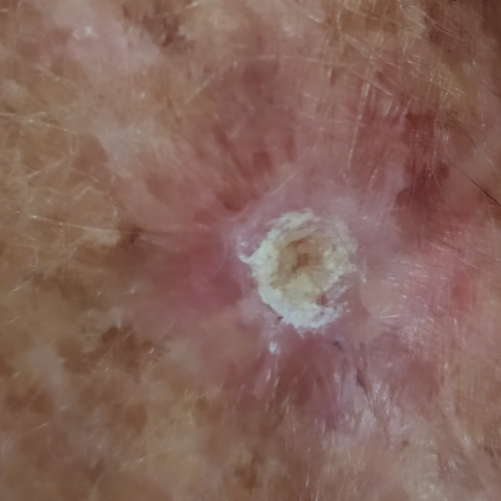
#> input picture Raw_images_masks/ACK/good/PAT_104_1755_320.png, 1001 x 1001 px, given in place of toy.png, which was not available (shown at 1/2 size)
$ python regions.py
#> lines starting #> are read from the running program, lines starting #| are printed output that depends on the picture; after the words box and inside, x2 and y2 are one past the last pixel; in counts of white or black regions, pixels touching at a corner belong together; pictures that were not available may be replaced by others from this repository, and a replacement may not be noted
from skimage.segmentation import slic, mark_boundaries
import numpy as np
import matplotlib.pyplot as plt
from skimage.transform import resize


# Function to get us some example images and their masks, and resize them
def prepare_im(im_id):

#> called with im_id = 'toy'
    path = "Raw_images_masks/ACK/good/"

    im = plt.imread(path + im_id + ".png")
#> im is the input picture: shape (1001, 1001, 3) float32; mean R, G, B 0.525, 0.397, 0.36
    im = resize(im, (im.shape[0] // 4, im.shape[1] // 4), anti_aliasing=True)
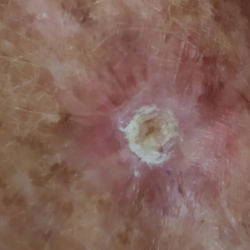
#> im: shape (250, 250, 3) float32; mean R, G, B 0.525, 0.397, 0.36

    # gt = plt.imread(path + "masks/" + im_id + "_mask.png")
    # gt = resize(
    # gt, (gt.shape[0] // 4, gt.shape[1] // 4), anti_aliasing=False
    # )  # Setting it to True creates values that are not 0 or 1

    return im


# Get some examples

im1 = prepare_im("toy")
example_im = im1


# plt.imshow(mask1, cmap="gray")
segments_slic = slic(example_im, n_segments=4, compactness=1, sigma=3, start_label=1)
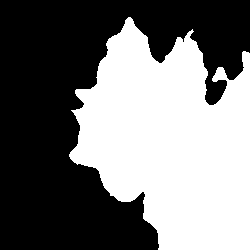
#> segments_slic: shape (250, 250) int64; values 1 (black) and 2 (white), 46% white; 1 white region, box (x1, y1, x2, y2) and area: (69, 17, 250, 250) 28728


# Show the results
fig, ax = plt.subplots(1, 2, figsize=(10, 10), sharex=True, sharey=True)

ax[0].imshow(example_im)
ax[0].set_title("Original")

ax[1].imshow(mark_boundaries(example_im, segments_slic))
ax[1].set_title("SLIC")

plt.tight_layout()
plt.show()
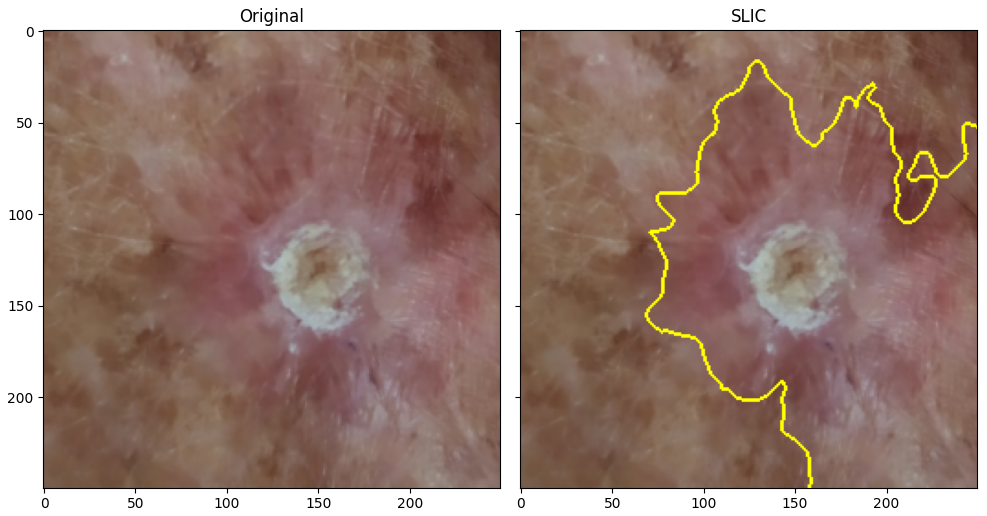
#> figure drawn by matplotlib, 2 panels
